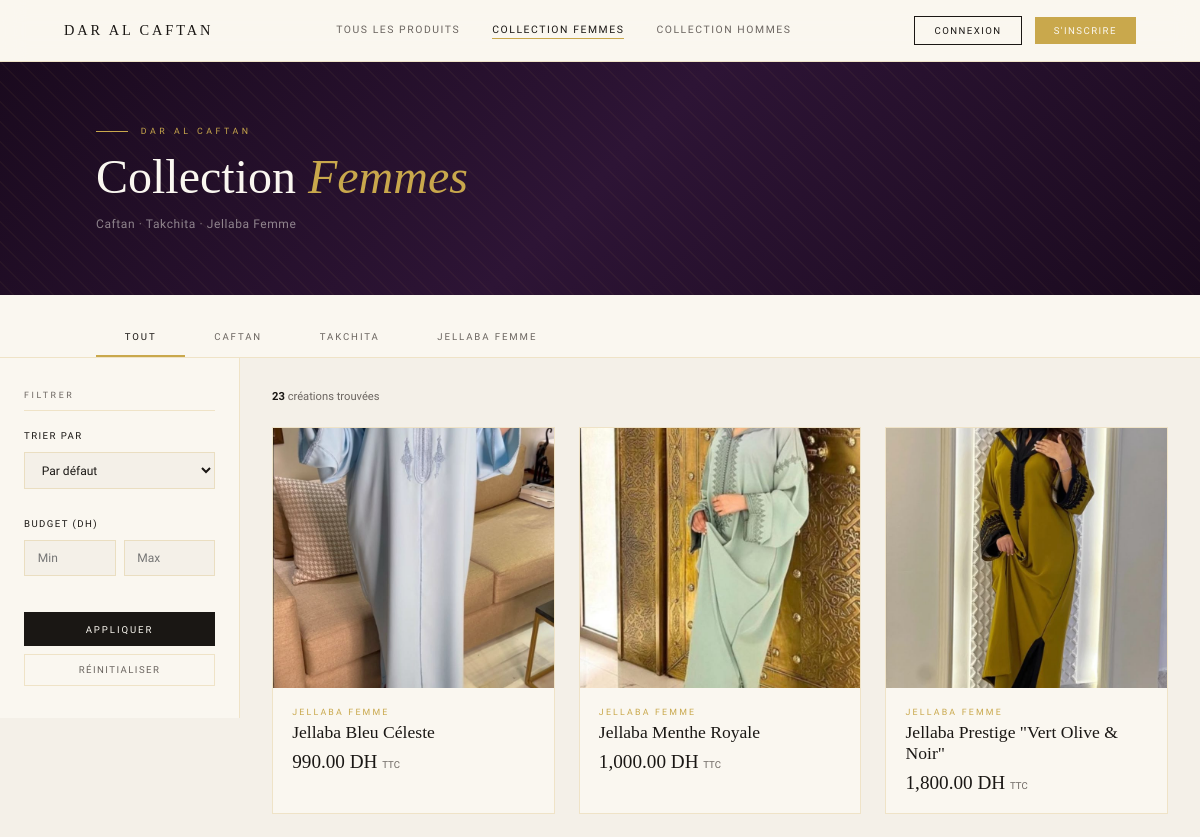
/views/products/femmes.php (upper part), run on an earlier commit of the app's database.
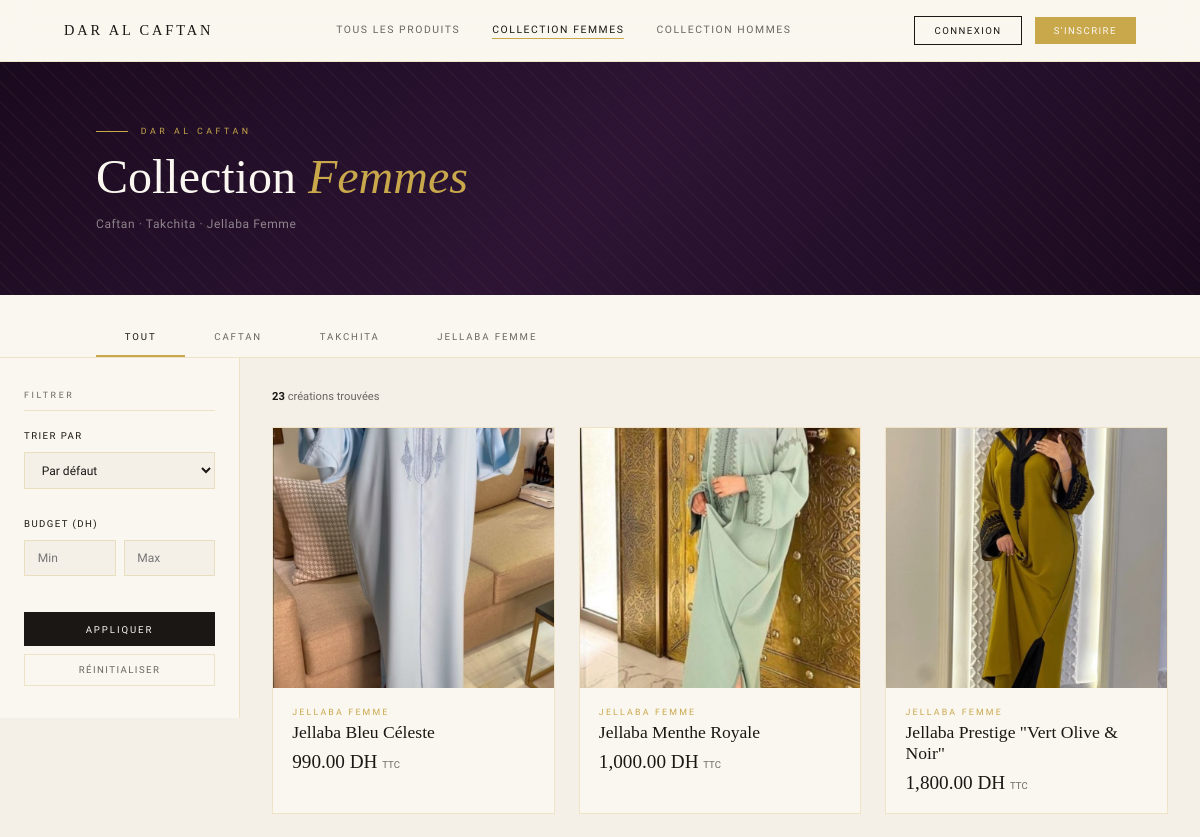
And on a later commit of the database.
### tables this page shows
CREATE TABLE `products` (
  `id` int(11) NOT NULL,
  `name` varchar(255) DEFAULT NULL,
  `description` text DEFAULT NULL,
  `price` decimal(10,2) DEFAULT NULL,
  `image` varchar(255) DEFAULT NULL,
  `category` varchar(100) DEFAULT NULL,
  `stock` int(11) DEFAULT NULL,
  `created_at` timestamp NOT NULL DEFAULT current_timestamp(),
  `occasion` varchar(100) DEFAULT NULL,
  `region` varchar(100) DEFAULT NULL,
  `taille` varchar(100) DEFAULT NULL,
  `couleur` varchar(100) DEFAULT NULL
);

### views/products/femmes.php (the view, shortened to what this page needs)
<?php
$conn = getConnection();
$category  = $_GET['category']  ?? '';
$sort      = $_GET['sort']      ?? '';
$prix_min  = $_GET['prix_min']  ?? '';
$prix_max  = $_GET['prix_max']  ?? '';
$categoriesFemmes = ['Caftan', 'Takchita', 'Jellaba Femme'];
$where  = ["category IN ('Caftan', 'Takchita', 'Jellaba Femme')", "stock > 0"];
$params = [];
switch ($sort) {
    default:           $orderBy = 'created_at DESC'; break;
}
$sql  = "SELECT * FROM products WHERE " . implode(" AND ", $where) . " ORDER BY $orderBy";
$stmt = $conn->prepare($sql);
$stmt->execute($params);
$products = $stmt->fetchAll(PDO::FETCH_ASSOC);
?>
<!DOCTYPE html>
<html lang="fr">
<head>
<link rel="stylesheet" href="../../public/css/femmes.css">
</head>
<body>
<nav>
  <a href="../../index.php" class="nav-brand">DAR AL CAFTAN</a>
  <div class="nav-links">
    <a href="index.php">Tous les produits</a>
    <a href="femmes.php" class="active">Collection Femmes</a>
    <a href="hommes.php">Collection Hommes</a>
  </div>
  <div class="nav-actions">
    <?php if (isset($_SESSION['user_id'])): ?>
      <a href="../cart/index.php" class="btn-nav btn-outline">🛒 Panier</a>
      <a href="../../controllers/AuthController.php?action=logout" class="btn-nav btn-outline">Déconnexion</a>
    <?php else: ?>
      <a href="../auth/login.php" class="btn-nav btn-outline">Connexion</a>
      <a href="../auth/register.php" class="btn-nav btn-gold">S'inscrire</a>
    <?php endif; ?>
  </div>
</nav>
<div class="page-header">
  <div class="page-header-pattern"></div>
  <div class="page-header-inner">
    <p class="page-eyebrow">Dar Al Caftan</p>
    <h1 class="page-title">Collection <em>Femmes</em></h1>
    <p class="page-sub">Caftan · Takchita · Jellaba Femme</p>
  </div>
</div>
<div class="cat-tabs">
  <a href="femmes.php" class="cat-tab <?= $category===''?'active':'' ?>">Tout</a>
  <?php foreach ($categoriesFemmes as $cat): ?>
    <a href="?category=<?= urlencode($cat) ?>&sort=<?= $sort ?>"
       class="cat-tab <?= $category===$cat?'active':'' ?>">
      <?= htmlspecialchars($cat) ?>
    </a>
  <?php endforeach; ?>
</div>
<div class="page-layout">
  <aside class="filters-sidebar">
    <p class="filter-title">Filtrer</p>
    <form method="GET" action="femmes.php">
      <div class="filter-group">
        <label class="filter-label">Trier par</label>
        <select name="sort" class="filter-select">
          <option value="">Par défaut</option>
        </select>
      </div>
      <div class="filter-group">
        <label class="filter-label">Budget (DH)</label>
        <div class="price-row">
          <input type="number" name="prix_min" class="price-input"
                 placeholder="Min" value="<?= htmlspecialchars($prix_min) ?>">
          <input type="number" name="prix_max" class="price-input"
                 placeholder="Max" value="<?= htmlspecialchars($prix_max) ?>">
        </div>
      </div>
      <button type="submit" class="btn-filter">Appliquer</button>
      <a href="femmes.php" class="btn-reset">Réinitialiser</a>
    </form>
  </aside>
  <div class="products-area">
    <div class="results-bar">
      <p class="results-count">
        <strong><?= count($products) ?></strong> création<?= count($products) > 1 ? 's' : '' ?> trouvée<?= count($products) > 1 ? 's' : '' ?>
      </p>
    </div>
    <div class="products-grid">
      <?php if (empty($products)): ?>
        <div class="empty">
          <div class="empty-icon">👘</div>
          <p>Aucun produit trouvé avec ces critères.</p>
          <a href="femmes.php" style="display:inline-block;margin-top:1rem;font-size:0.65rem;letter-spacing:0.15em;text-transform:uppercase;color:var(--gold);">
            Voir toute la collection →
          </a>
        </div>
      <?php else: ?>
        <?php foreach ($products as $p): ?>
        <div class="product-card">
          <div class="product-img">
            <?php if (!empty($p['image'])): ?>
              <img src="../../public/images/<?= htmlspecialchars($p['image']) ?>"
                   alt="<?= htmlspecialchars($p['name']) ?>">
            <?php else: ?>
              <div class="product-img-icon">
                <svg viewBox="0 0 24 24"><path d="M12 2C9 2 7 5 7 8c0 4 5 12 5 12s5-8 5-12c0-3-2-6-5-6z"/></svg>
              </div>
            <?php endif; ?>
          </div>
          <div class="product-info">
            <p class="product-category"><?= htmlspecialchars($p['category']) ?></p>
            <h3 class="product-name">
              <a href="detail.php?id=<?= $p['id'] ?>"><?= htmlspecialchars($p['name']) ?></a>
            </h3>
            <p class="product-price"><?= number_format($p['price'], 2) ?> DH <span>TTC</span></p>
          </div>
        </div>
        <?php endforeach; ?>
      <?php endif; ?>
    </div>
  </div>
</div>
</body>
</html>

What changed in the data, as far as the page shows it:
changed products "Jellaba Menthe Royale": image: a different picture
